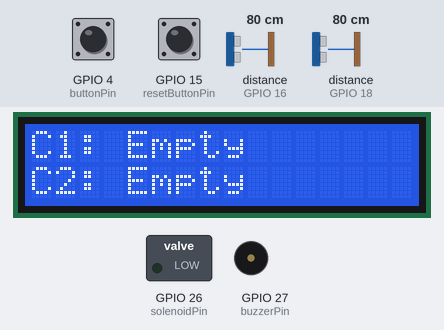
A sketch run on a simulated ESP32. Parts: 16×2 character LCD, switched loads named in the sketch (green lamp = pin HIGH), buzzer (waves = sounding, pin HIGH). Wiring (inferred from the names in the program): 2 × ultrasonic range finder: trigger GPIO 5, echo GPIO 18 / trigger GPIO 17, echo GPIO 16. The inputs (shaded band) are chosen by the test bench; at power-on: distance to the obstacle (sensors on GPIO 16, GPIO 18) 80 cm, GPIO 4 (buttonPin) HIGH, GPIO 15 (resetButtonPin) HIGH. The echo pulse lasts 58.3 µs per cm; WiFi joins after 1.5 s; servers stay silent unless stated; uploads are accepted with an empty reply; pins used as bus, display or sensor lines are not drawn; what the sketch prints to the serial monitor is not drawn.

Above: at 5.1 s.
5.2 s: distance to the obstacle (sensor on GPIO 16) set to 12 cm
7.1 s: distance to the obstacle (sensor on GPIO 16) set to 9 cm
At 9.1 s:
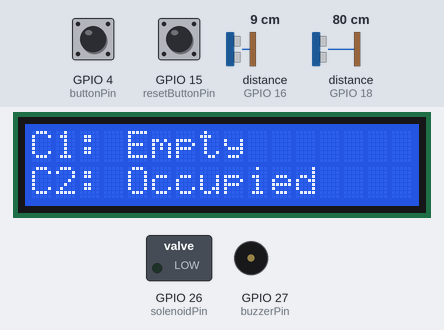
10.2 s: distance to the obstacle (sensor on GPIO 16) set to 18 cm
At 12.2 s:
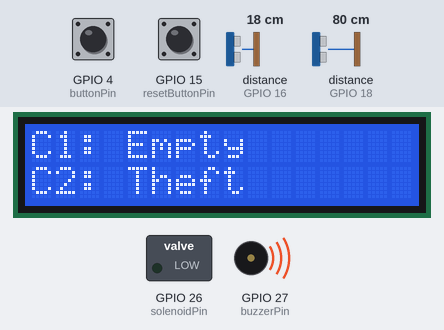
13.0 s: distance to the obstacle (sensor on GPIO 18) set to 12 cm
15.6 s: distance to the obstacle (sensor on GPIO 18) set to 9 cm
At 17.9 s:
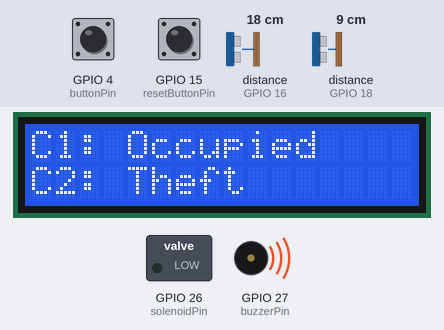
18.7 s: GPIO 4 (buttonPin) pulled LOW for 1.7 s
At 21.7 s:
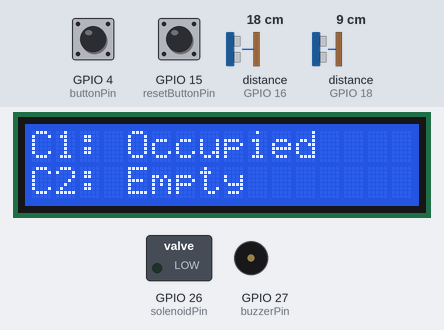
Timing chart, 0 to 23.2 s (numbered marks = the images above; inputs shaded):
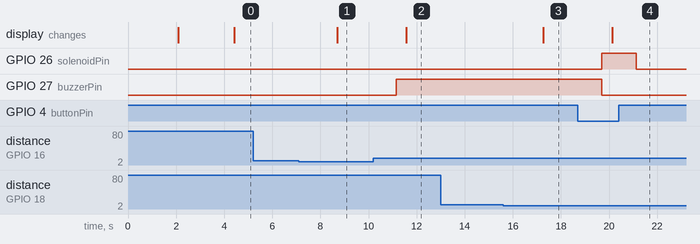

The sketch:

parcel-box-iot-php.ino
```cpp
#include <WiFi.h>
#include <HTTPClient.h>
#include <Wire.h>
#include <LiquidCrystal_I2C.h>

// Wi-Fi credentials
const char WIFI_SSID[] = "Adrian";     // CHANGE IT
const char WIFI_PASSWORD[] = "eds1234567";         // CHANGE IT

// Server settings
String HOST_NAME = "http://172.20.10.2";       // Your PC/server IP
String PATH_NAME = "parcel-box/index.php";                  // Your PHP file name
String SERVER_URL = HOST_NAME + "/" + PATH_NAME;

// LCD setup
LiquidCrystal_I2C lcd(0x27, 16, 2);

// Ultrasonic sensor pins
const int trigPin1 = 5, echoPin1 = 18;
const int trigPin2 = 17, echoPin2 = 16;

// Button and actuator pins
const int buttonPin = 4;
const int resetButtonPin = 15;
const int solenoidPin = 26;
const int buzzerPin = 27;

// Threshold
const float PARCEL_THRESHOLD = 10.0;

// States
float distance1, distance2;
bool isParcelDetected1, isParcelDetected2;
bool isSecurityModeActivated1 = false;
bool isSecurityModeActivated2 = false;
bool isPermissionAllowed;
String status1, status2;

// ---------- Function Declarations ----------

float getDistance(int trigPin, int echoPin) {
    digitalWrite(trigPin, LOW); delayMicroseconds(2);
    digitalWrite(trigPin, HIGH); delayMicroseconds(10);
    digitalWrite(trigPin, LOW);
    long duration = pulseIn(echoPin, HIGH);
    return duration * 0.0343 / 2;
}

String determineStatus(bool isSecurityMode, bool isParcelDetected, bool isPermissionAllowed) {
    if (!isSecurityMode && !isParcelDetected) return "Empty";
    if (!isSecurityMode && isParcelDetected) return "Occupied";
    if (isSecurityMode && !isParcelDetected && !isPermissionAllowed) return "Theft";
    if (isSecurityMode && !isParcelDetected && isPermissionAllowed) return "Retrieved";
    if (isSecurityMode && isParcelDetected) return "Occupied";
    return "Error";
}

void sendToServer(String compId, float dist, bool detected, bool security, String status, String eventType, bool permission, bool reset) {
    if (WiFi.status() == WL_CONNECTED) {
        HTTPClient http;
        http.begin(SERVER_URL);
        http.addHeader("Content-Type", "application/x-www-form-urlencoded");

        String postData = "compartment_id=" + compId +
                          "&distance_cm=" + String(dist, 2) +
                          "&is_parcel_detected=" + String(detected ? "true" : "false") +
                          "&is_security_mode=" + String(security ? "true" : "false") +
                          "&status=" + status +
                          "&event_type=" + eventType +
                          "&permission_granted=" + String(permission ? "true" : "false") +
                          "&reset_triggered=" + String(reset ? "true" : "false");

        int httpCode = http.POST(postData);
        String response = http.getString();

        Serial.print("HTTP Response code: ");
        Serial.println(httpCode);
        Serial.println("Server response: " + response);
        http.end();
    } else {
        Serial.println("WiFi not connected.");
    }
}

// ---------- Setup ----------

void setup() {
    Serial.begin(115200);

    // Init pins
    pinMode(trigPin1, OUTPUT); pinMode(echoPin1, INPUT);
    pinMode(trigPin2, OUTPUT); pinMode(echoPin2, INPUT);
    pinMode(buttonPin, INPUT_PULLUP);
    pinMode(resetButtonPin, INPUT_PULLUP);
    pinMode(solenoidPin, OUTPUT);
    pinMode(buzzerPin, OUTPUT);

    digitalWrite(solenoidPin, LOW); // Locked by default
    digitalWrite(buzzerPin, LOW);

    // Init LCD
    lcd.init(); lcd.backlight(); lcd.clear();
    lcd.setCursor(0, 0); lcd.print("System Starting...");
    delay(2000); lcd.clear();

    // Connect Wi-Fi
    WiFi.begin(WIFI_SSID, WIFI_PASSWORD);
    Serial.print("Connecting to WiFi");
    while (WiFi.status() != WL_CONNECTED) {
        delay(500); Serial.print(".");
    }
    Serial.println("\nConnected!");

    // Initial event log
    sendToServer("C1", 0.0, false, false, "Empty", "system_startup", false, false);
    sendToServer("C2", 0.0, false, false, "Empty", "system_startup", false, false);
}

// ---------- Loop ----------

void loop() {
    // Read sensors
    distance1 = getDistance(trigPin1, echoPin1);
    distance2 = getDistance(trigPin2, echoPin2);

    isParcelDetected1 = distance1 < PARCEL_THRESHOLD;
    isParcelDetected2 = distance2 < PARCEL_THRESHOLD;

    if (isParcelDetected1) isSecurityModeActivated1 = true;
    if (isParcelDetected2) isSecurityModeActivated2 = true;

    isPermissionAllowed = digitalRead(buttonPin) == LOW;
    bool isResetPressed = digitalRead(resetButtonPin) == LOW;

    // Reset logic
    if (isResetPressed || isPermissionAllowed) {
        isSecurityModeActivated1 = false;
        isSecurityModeActivated2 = false;
        Serial.println("Security reset triggered.");
    }

    // Solenoid
    digitalWrite(solenoidPin, isPermissionAllowed ? HIGH : LOW);
    Serial.println(isPermissionAllowed ? "Solenoid: OPEN" : "Solenoid: LOCKED");

    // Status
    status1 = determineStatus(isSecurityModeActivated1, isParcelDetected1, isPermissionAllowed);
    status2 = determineStatus(isSecurityModeActivated2, isParcelDetected2, isPermissionAllowed);

    // Buzzer
    if (status1 == "Theft" || status2 == "Theft") {
        digitalWrite(buzzerPin, HIGH);
        Serial.println("Buzzer ON - Theft Detected");
    } else {
        digitalWrite(buzzerPin, LOW);
    }

    // Log to Server
    sendToServer("C1", distance1, isParcelDetected1, isSecurityModeActivated1, status1,
                (status1 == "Theft") ? "theft_alert" :
                (isParcelDetected1 ? "parcel_detected" : "parcel_removed"),
                isPermissionAllowed, isResetPressed);

    sendToServer("C2", distance2, isParcelDetected2, isSecurityModeActivated2, status2,
                (status2 == "Theft") ? "theft_alert" :
                (isParcelDetected2 ? "parcel_detected" : "parcel_removed"),
                isPermissionAllowed, isResetPressed);

    // LCD
    lcd.clear();
    lcd.setCursor(0, 0); lcd.print("C1: "); lcd.print(status1);
    lcd.setCursor(0, 1); lcd.print("C2: "); lcd.print(status2);

    delay(1000);
}
```

Measured:
- the behaviour switches between 11 and 10 cm on distance to the obstacle (sensor on GPIO 16) (found by bisection; images 0 and 1)
- the behaviour switches between 11 and 10 cm on distance to the obstacle (sensor on GPIO 18) (found by bisection; images 2 and 3)
- after the input at 5.2 s, every drawn part: stays the same
- after the input at 7.1 s, the display: changes after 1.6 s (image 1)
- after the input at 10.2 s, GPIO 27 (buzzerPin): LOW → HIGH after 0.95 s; the display: changes after 1.4 s (image 2)
- after the input at 13.0 s, every drawn part: stays the same
- after the input at 15.6 s, the display: changes after 1.7 s (image 3)
- after the input at 18.7 s, GPIO 26 (solenoidPin): LOW → HIGH after 1.0 s, → LOW 1.4 s later; GPIO 27 (buzzerPin): HIGH → LOW after 1.0 s; the display: changes after 1.4 s (image 4)
